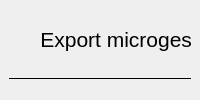
                     <widget class="QWidget" name="export_page">
                      <layout class="QGridLayout" name="gridLayout_343">
                       <property name="leftMargin">
                        <number>9</number>
                       </property>
                       <property name="topMargin">
                        <number>9</number>
                       </property>
                       <property name="rightMargin">
                        <number>9</number>
                       </property>
                       <property name="bottomMargin">
                        <number>9</number>
                       </property>
                       <item row="0" column="0">
                        <widget class="QWidget" name="export" native="true">
                         <widget class="QWidget" name="gridLayoutWidget_3">
                          <property name="geometry">
                           <rect>
                            <x>400</x>
                            <y>80</y>
                            <width>421</width>
                            <height>431</height>
                           </rect>
                          </property>
                          <layout class="QGridLayout" name="gridLayout_11">
                           <property name="leftMargin">
                            <number>9</number>
                           </property>
                           <property name="topMargin">
                            <number>9</number>
                           </property>
                           <property name="rightMargin">
                            <number>9</number>
                           </property>
                           <property name="bottomMargin">
                            <number>9</number>
                           </property>
                           <item row="0" column="0">
                            <widget class="QFrame" name="frame">
                             <property name="frameShape">
                              <enum>QFrame::WinPanel</enum>
                             </property>
                             <property name="lineWidth">
                              <number>2</number>
                             </property>
                             <layout class="QGridLayout" name="gridLayout_12">
                              <item row="0" column="0">
                               <widget class="QWidget" name="widget_3" native="true">
                                <property name="sizePolicy">
                                 <sizepolicy hsizetype="Preferred" vsizetype="Fixed">
                                  <horstretch>0</horstretch>
                                  <verstretch>0</verstretch>
                                 </sizepolicy>
                                </property>
                                <layout class="QGridLayout" name="gridLayout_13">
                                 <item row="1" column="0">
                                  <spacer name="horizontalSpacer_4">
                                   <property name="orientation">
                                    <enum>Qt::Horizontal</enum>
                                   </property>
                                   <property name="sizeHint" stdset="0">
                                    <size>
                                     <width>40</width>
                                     <height>0</height>
                                    </size>
                                   </property>
                                  </spacer>
                                 </item>
                                 <item row="1" column="1">
                                  <spacer name="horizontalSpacer_5">
                                   <property name="orientation">
                                    <enum>Qt::Horizontal</enum>
                                   </property>
                                   <property name="sizeHint" stdset="0">
                                    <size>
                                     <width>40</width>
                                     <height>0</height>
                                    </size>
                                   </property>
                                  </spacer>
                                 </item>
                                 <item row="1" column="2">
                                  <spacer name="horizontalSpacer_6">
                                   <property name="orientation">
                                    <enum>Qt::Horizontal</enum>
                                   </property>
                                   <property name="sizeHint" stdset="0">
                                    <size>
                                     <width>40</width>
                                     <height>0</height>
                                    </size>
                                   </property>
                                  </spacer>
                                 </item>
                                 <item row="0" column="2">
                                  <widget class="QLabel" name="im_index_2">
                                   <property name="sizePolicy">
                                    <sizepolicy hsizetype="Preferred" vsizetype="Fixed">
                                     <horstretch>0</horstretch>
                                     <verstretch>0</verstretch>
                                    </sizepolicy>
                                   </property>
                                   <property name="text">
                                    <string/>
                                   </property>
                                   <property name="scaledContents">
                                    <bool>true</bool>
                                   </property>
                                   <property name="alignment">
                                    <set>Qt::AlignCenter</set>
                                   </property>
                                  </widget>
                                 </item>
                                 <item row="0" column="0" colspan="2">
                                  <widget class="QLabel" name="im_name_2">
                                   <property name="sizePolicy">
                                    <sizepolicy hsizetype="Preferred" vsizetype="Fixed">
                                     <horstretch>0</horstretch>
                                     <verstretch>0</verstretch>
                                    </sizepolicy>
                                   </property>
                                   <property name="text">
                                    <string/>
                                   </property>
                                   <property name="scaledContents">
                                    <bool>true</bool>
                                   </property>
                                   <property name="alignment">
                                    <set>Qt::AlignCenter</set>
                                   </property>
                                  </widget>
                                 </item>
                                </layout>
                               </widget>
                              </item>
                             </layout>
                            </widget>
                           </item>
                          </layout>
                         </widget>
                         <widget class="QWidget" name="layoutWidget2">
                          <property name="geometry">
                           <rect>
                            <x>0</x>
                            <y>70</y>
                            <width>391</width>
                            <height>531</height>
                           </rect>
                          </property>
                          <layout class="QGridLayout" name="gridLayout_8">
                           <property name="leftMargin">
                            <number>9</number>
                           </property>
                           <property name="topMargin">
                            <number>9</number>
                           </property>
                           <property name="rightMargin">
                            <number>9</number>
                           </property>
                           <property name="bottomMargin">
                            <number>9</number>
                           </property>
                           <item row="2" column="0" colspan="2">
                            <widget class="QLabel" name="label_5">
                             <property name="text">
                              <string>Choose path to export :</string>
                             </property>
                            </widget>
                           </item>
                           <item row="3" column="0" colspan="2">
                            <widget class="QLineEdit" name="lineEdit_1">
                             <property name="styleSheet">
                              <string notr="true">background-color: rgb(33, 37, 43);</string>
                             </property>
                             <property name="text">
                              <string/>
                             </property>
                             <property name="placeholderText">
                              <string>Use an absolute path</string>
                             </property>
                            </widget>
                           </item>
                           <item row="4" column="0" colspan="2">
                            <widget class="Line" name="line">
                             <property name="frameShadow">
                              <enum>QFrame::Plain</enum>
                             </property>
                             <property name="orientation">
                              <enum>Qt::Horizontal</enum>
                             </property>
                            </widget>
                           </item>
                           <item row="5" column="0">
                            <widget class="QLabel" name="label_4">
                             <property name="text">
                              <string>Prefix to add (optianal)</string>
                             </property>
                            </widget>
                           </item>
                           <item row="5" column="1">
                            <widget class="QLineEdit" name="lineEdit_2">
                             <property name="styleSheet">
                              <string notr="true">background-color: rgb(33, 37, 43);</string>
                             </property>
                            </widget>
                           </item>
                           <item row="6" column="0">
                            <widget class="QLabel" name="label_7">
                             <property name="text">
                              <string>Export layer as ...</string>
                             </property>
                            </widget>
                           </item>
                           <item row="6" column="1">
                            <widget class="QComboBox" name="comboBox_2">
                             <property name="styleSheet">
                              <string notr="true">background-color: rgb(52, 59, 72);</string>
                             </property>
                             <item>
                              <property name="text">
                               <string>SVG</string>
                              </property>
                             </item>
                             <item>
                              <property name="text">
                               <string>PNG</string>
                              </property>
                             </item>
                             <item>
                              <property name="text">
                               <string>JPG</string>
                              </property>
                             </item>
                             <item>
                              <property name="text">
                               <string>PDF</string>
                              </property>
                             </item>
                            </widget>
                           </item>
                           <item row="7" column="0">
                            <widget class="QLabel" name="label_6">
                             <property name="text">
                              <string>Export DPI (if applicable)</string>
                             </property>
                            </widget>
                           </item>
                           <item row="7" column="1">
                            <widget class="QDoubleSpinBox" name="doubleSpinBox">
                             <property name="styleSheet">
                              <string notr="true">background-color: rgb(33, 37, 43);</string>
                             </property>
                             <property name="decimals">
                              <number>1</number>
                             </property>
                             <property name="maximum">
                              <double>1000.000000000000000</double>
                             </property>
                             <property name="value">
                              <double>100.000000000000000</double>
                             </property>
                            </widget>
                           </item>
                           <item row="8" column="0" colspan="2">
                            <widget class="Line" name="line_2">
                             <property name="frameShadow">
                              <enum>QFrame::Plain</enum>
                             </property>
                             <property name="orientation">
                              <enum>Qt::Horizontal</enum>
                             </property>
                            </widget>
                           </item>
                           <item row="9" column="0" colspan="2">
                            <widget class="QCheckBox" name="checkBox_config_file_choice">
                             <property name="styleSheet">
                              <string notr="true"/>
                             </property>
                             <property name="text">
                              <string>Use integreted configuration file</string>
                             </property>
                             <property name="checked">
                              <bool>true</bool>
                             </property>
                             <property name="tristate">
                              <bool>false</bool>
                             </property>
                            </widget>
                           </item>
                           <item row="10" column="0" colspan="2">
                            <widget class="QLabel" name="label_config">
                             <property name="enabled">
                              <bool>false</bool>
                             </property>
                             <property name="text">
                              <string>Export configuration file (computed only if CSV file) :</string>
                             </property>
                            </widget>
                           </item>
                           <item row="11" column="0" colspan="2">
                            <widget class="QLineEdit" name="lineEdit_config">
                             <property name="enabled">
                              <bool>false</bool>
                             </property>
                             <property name="styleSheet">
                              <string notr="true">background-color: rgb(33, 37, 43);</string>
                             </property>
                             <property name="placeholderText">
                              <string>Use an absolute path</string>
                             </property>
                            </widget>
                           </item>
                           <item row="12" column="0" colspan="2">
                            <widget class="Line" name="line_3">
                             <property name="frameShadow">
                              <enum>QFrame::Plain</enum>
                             </property>
                             <property name="orientation">
                              <enum>Qt::Horizontal</enum>
                             </property>
                            </widget>
                           </item>
                           <item row="13" column="0" colspan="2">
                            <widget class="QCheckBox" name="checkBox_1">
                             <property name="text">
                              <string>Show traces</string>
                             </property>
                            </widget>
                           </item>
                           <item row="14" column="0" colspan="2">
                            <widget class="QCheckBox" name="checkBox_2">
                             <property name="text">
                              <string>Show command placeholders</string>
                             </property>
                            </widget>
                           </item>
                           <item row="15" column="0" colspan="2">
                            <widget class="QCheckBox" name="checkBox_3">
                             <property name="text">
                              <string>Only process one family</string>
                             </property>
                            </widget>
                           </item>
                           <item row="16" column="0" colspan="2">
                            <widget class="QCheckBox" name="checkBox_4">
                             <property name="text">
                              <string>Only process four microgestures for each family</string>
                             </property>
                            </widget>
                           </item>
                           <item row="17" column="0" colspan="2">
                            <widget class="QCheckBox" name="checkBox_5">
                             <property name="text">
                              <string>Debug mode (verbose logging)</string>
                             </property>
                            </widget>
                           </item>
                           <item row="18" column="0" colspan="2">
                            <widget class="QCheckBox" name="checkBox_6">
                             <property name="styleSheet">
                              <string notr="true"/>
                             </property>
                             <property name="text">
                              <string>Dry run</string>
                             </property>
                            </widget>
                           </item>
                           <item row="19" column="0">
                            <widget class="QPushButton" name="pushButton_2">
                             <property name="styleSheet">
                              <string notr="true">background-color: rgb(52, 59, 72);</string>
                             </property>
                             <property name="text">
                              <string>Close</string>
                             </property>
                            </widget>
                           </item>
                           <item row="19" column="1">
                            <widget class="QPushButton" name="pushButton_3">
                             <property name="styleSheet">
                              <string notr="true">background-color: rgb(52, 59, 72);</string>
                             </property>
                             <property name="text">
                              <string>Apply</string>
                             </property>
                            </widget>
                           </item>
                          </layout>
                         </widget>
                         <widget class="QWidget" name="gridLayoutWidget_4">
                          <property name="geometry">
                           <rect>
                            <x>400</x>
                            <y>510</y>
                            <width>421</width>
                            <height>91</height>
                           </rect>
                          </property>
                          <layout class="QGridLayout" name="gridLayout_14">
                           <item row="0" column="0">
                            <widget class="QWidget" name="widget" native="true">
                             <property name="sizePolicy">
                              <sizepolicy hsizetype="Preferred" vsizetype="Fixed">
                               <horstretch>0</horstretch>
                               <verstretch>0</verstretch>
                              </sizepolicy>
                             </property>
                             <layout class="QHBoxLayout" name="horizontalLayout_7">
                              <item>
                               <widget class="QPushButton" name="pushButton_6">
                                <property name="minimumSize">
                                 <size>
                                  <width>0</width>
                                  <height>60</height>
                                 </size>
                                </property>
                                <property name="styleSheet">
                                 <string notr="true">background-color: rgb(52, 59, 72);</string>
                                </property>
                                <property name="text">
                                 <string>Previous</string>
                                </property>
                               </widget>
                              </item>
                              <item>
                               <widget class="QPushButton" name="pushButton_7">
                                <property name="minimumSize">
                                 <size>
                                  <width>0</width>
                                  <height>60</height>
                                 </size>
                                </property>
                                <property name="styleSheet">
                                 <string notr="true">background-color: rgb(52, 59, 72);</string>
                                </property>
                                <property name="text">
                                 <string>Next</string>
                                </property>
                               </widget>
                              </item>
                             </layout>
                            </widget>
                           </item>
                          </layout>
                         </widget>
                         <widget class="QWidget" name="verticalLayoutWidget_3">
                          <property name="geometry">
                           <rect>
                            <x>0</x>
                            <y>0</y>
                            <width>401</width>
                            <height>71</height>
                           </rect>
                          </property>
                          <layout class="QVBoxLayout" name="verticalLayout_22">
                           <item>
                            <widget class="QLabel" name="label_9">
                             <property name="text">
                              <string>&lt;html&gt;&lt;head/&gt;&lt;body&gt;&lt;p align=&quot;center&quot;&gt;&lt;span style=&quot; font-size:16pt;&quot;&gt;Export microgesture representations&lt;/span&gt;&lt;/p&gt;&lt;/body&gt;&lt;/html&gt;</string>
                             </property>
                            </widget>
                           </item>
                           <item>
                            <widget class="Line" name="line_6">
                             <property name="frameShadow">
                              <enum>QFrame::Plain</enum>
                             </property>
                             <property name="orientation">
                              <enum>Qt::Horizontal</enum>
                             </property>
                            </widget>
                           </item>
                          </layout>
                         </widget>
                        </widget>
                       </item>
                      </layout>
                     </widget>
